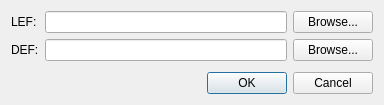
<?xml version="1.0" encoding="UTF-8"?>
<ui version="4.0">
 <class>uddac2016::OpenLEFDEFDialog</class>
 <widget class="QDialog" name="uddac2016::OpenLEFDEFDialog">
  <property name="geometry">
   <rect>
    <x>0</x>
    <y>0</y>
    <width>384</width>
    <height>105</height>
   </rect>
  </property>
  <property name="windowTitle">
   <string>Dialog</string>
  </property>
  <layout class="QVBoxLayout" name="verticalLayout">
   <item>
    <layout class="QFormLayout" name="formLayout">
     <item row="0" column="0">
      <widget class="QLabel" name="label">
       <property name="text">
        <string>LEF:</string>
       </property>
      </widget>
     </item>
     <item row="0" column="1">
      <layout class="QHBoxLayout" name="horizontalLayout">
       <item>
        <widget class="QLineEdit" name="LEF"/>
       </item>
       <item>
        <widget class="QPushButton" name="buttonLEF">
         <property name="text">
          <string>Browse...</string>
         </property>
        </widget>
       </item>
      </layout>
     </item>
     <item row="1" column="0">
      <widget class="QLabel" name="label_2">
       <property name="text">
        <string>DEF:</string>
       </property>
      </widget>
     </item>
     <item row="1" column="1">
      <layout class="QHBoxLayout" name="horizontalLayout_2">
       <item>
        <widget class="QLineEdit" name="DEF"/>
       </item>
       <item>
        <widget class="QPushButton" name="buttonDEF">
         <property name="text">
          <string>Browse...</string>
         </property>
        </widget>
       </item>
      </layout>
     </item>
    </layout>
   </item>
   <item>
    <widget class="QDialogButtonBox" name="buttonBox">
     <property name="orientation">
      <enum>Qt::Horizontal</enum>
     </property>
     <property name="standardButtons">
      <set>QDialogButtonBox::Cancel|QDialogButtonBox::Ok</set>
     </property>
    </widget>
   </item>
  </layout>
 </widget>
 <resources/>
 <connections/>
</ui>
